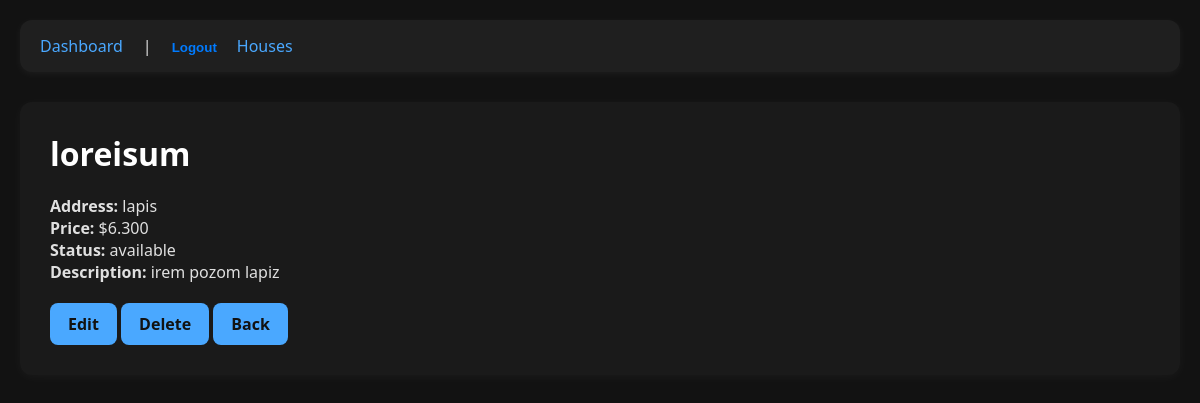
The page /houses/4/ (signed in) on the database its author committed.
### houses/models.py (models this page shows, shortened)
class House(models.Model):
    STATUS_CHOICES = [
        ('available', 'Available'),
        ('sold', 'Sold'),
        ('pending', 'Pending'),
    ]
    title = models.CharField(max_length=100)
    address = models.TextField()
    price = models.DecimalField(max_digits=12, decimal_places=3, )
    status = models.CharField(max_length=10, choices=STATUS_CHOICES, default='available')
    description = models.TextField(blank=True)
    agent = models.ForeignKey(
        settings.AUTH_USER_MODEL,
        on_delete=models.CASCADE,
        related_name='houses',
        null=True,
        blank=True
    )

### houses/views.py (the view)
# urls.py: path('<int:pk>/', HouseDetailView.as_view(), name='detail'),
class HouseDetailView(LoginRequiredMixin, DetailView):
    model = House
    template_name = "houses/detail.html"
    context_object_name = "house"

### houses/templates/houses/detail.html (shortened to what this page needs)
{% extends 'base.html' %}
{% block content %}
<h1>{{ house.title }}</h1>
<p><strong>Address:</strong> {{ house.address }}</p>
<p><strong>Price:</strong> ${{ house.price }}</p>
<p><strong>Status:</strong> {{ house.status }}</p>
<p><strong>Description:</strong> {{ house.description }}</p>
<div class="mt-2">
    <a href="{% url 'houses:update' house.id %}" class="button">Edit</a>
    <a href="{% url 'houses:delete' house.id %}" class="button">Delete</a>
    <a href="{% url 'houses:list' %}" class="button">Back</a>
</div>
{% endblock %}

### static/css/style.css (style rules this page uses)
* { margin: 0; padding: 0; box-sizing: border-box; }
body { font-family: 'Segoe UI', Tahoma, Geneva, Verdana, sans-serif; background-color: #121212; color: #e0e0e0; padding: 20px; }
h1, h2 { color: #ffffff; margin-bottom: 20px; }
button, .button { background-color: #4aa8ff; color: #121212; padding: 10px 18px; border: none; border-radius: 8px; cursor: pointer; font-weight: 600; transition: background-color 0.2s ease; text-decoration: none; display: inline-block; }
.mt-2 { margin-top: 20px; }

### rows shown on the page
House: title "loreisum", address "lapis", price "6.300", status "available", description "irem pozom lapiz"
